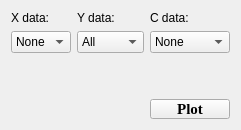
          <widget class="QWidget" name="page_6">
           <layout class="QGridLayout" name="gridLayout_8">
            <item row="1" column="0">
             <widget class="QComboBox" name="dataType_comboBox_X">
              <item>
               <property name="text">
                <string>None</string>
               </property>
              </item>
              <item>
               <property name="text">
                <string>p</string>
               </property>
              </item>
              <item>
               <property name="text">
                <string>θ</string>
               </property>
              </item>
              <item>
               <property name="text">
                <string>phi</string>
               </property>
              </item>
             </widget>
            </item>
            <item row="2" column="1">
             <spacer name="verticalSpacer_6">
              <property name="orientation">
               <enum>Qt::Vertical</enum>
              </property>
              <property name="sizeHint" stdset="0">
               <size>
                <width>20</width>
                <height>40</height>
               </size>
              </property>
             </spacer>
            </item>
            <item row="0" column="2">
             <widget class="QLabel" name="zdata_label">
              <property name="text">
               <string>C data:</string>
              </property>
             </widget>
            </item>
            <item row="0" column="1">
             <widget class="QLabel" name="ydata_label">
              <property name="text">
               <string>Y data:</string>
              </property>
             </widget>
            </item>
            <item row="1" column="2">
             <widget class="QComboBox" name="dataType_comboBox_C">
              <item>
               <property name="text">
                <string>None</string>
               </property>
              </item>
              <item>
               <property name="text">
                <string>dr</string>
               </property>
              </item>
              <item>
               <property name="text">
                <string>dz</string>
               </property>
              </item>
              <item>
               <property name="text">
                <string>dtheta</string>
               </property>
              </item>
              <item>
               <property name="text">
                <string>df</string>
               </property>
              </item>
              <item>
               <property name="text">
                <string>dp/p</string>
               </property>
              </item>
              <item>
               <property name="text">
                <string>det</string>
               </property>
              </item>
              <item>
               <property name="text">
                <string>dp/p^2</string>
               </property>
              </item>
              <item>
               <property name="text">
                <string>p</string>
               </property>
              </item>
              <item>
               <property name="text">
                <string>theta</string>
               </property>
              </item>
              <item>
               <property name="text">
                <string>phi</string>
               </property>
              </item>
             </widget>
            </item>
            <item row="0" column="0">
             <widget class="QLabel" name="xdata_label">
              <property name="text">
               <string>X data:</string>
              </property>
             </widget>
            </item>
            <item row="1" column="1">
             <widget class="QComboBox" name="dataType_comboBox_Y">
              <item>
               <property name="text">
                <string>All</string>
               </property>
              </item>
              <item>
               <property name="text">
                <string>dr</string>
               </property>
              </item>
              <item>
               <property name="text">
                <string>dz</string>
               </property>
              </item>
              <item>
               <property name="text">
                <string>dtheta</string>
               </property>
              </item>
              <item>
               <property name="text">
                <string>df</string>
               </property>
              </item>
              <item>
               <property name="text">
                <string>dp/p</string>
               </property>
              </item>
              <item>
               <property name="text">
                <string>dp/p^2</string>
               </property>
              </item>
              <item>
               <property name="text">
                <string>det</string>
               </property>
              </item>
              <item>
               <property name="text">
                <string>p</string>
               </property>
              </item>
              <item>
               <property name="text">
                <string>theta</string>
               </property>
              </item>
              <item>
               <property name="text">
                <string>phi</string>
               </property>
              </item>
             </widget>
            </item>
            <item row="3" column="2">
             <widget class="QPushButton" name="plot_pushButton">
              <property name="maximumSize">
               <size>
                <width>16777215</width>
                <height>20</height>
               </size>
              </property>
              <property name="font">
               <font>
                <family>Times New Roman</family>
                <pointsize>11</pointsize>
                <weight>75</weight>
                <bold>true</bold>
                <underline>false</underline>
               </font>
              </property>
              <property name="text">
               <string>Plot</string>
              </property>
             </widget>
            </item>
           </layout>
          </widget>
